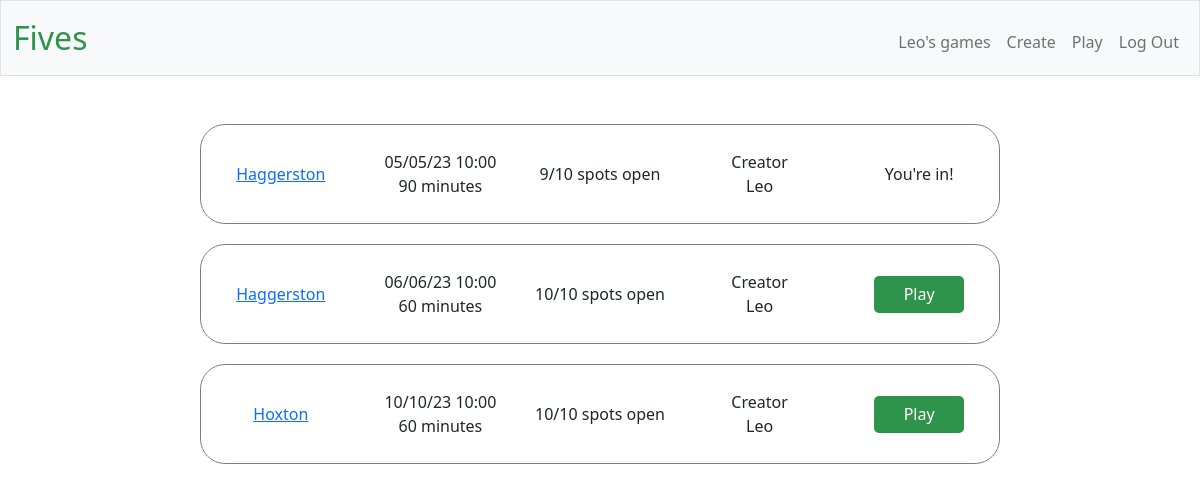
The app's page /play (signed in) with its own data.
### tables this page shows
CREATE TABLE games (id INTEGER PRIMARY KEY AUTOINCREMENT, location TEXT, 
datetime TEXT, length_in_mins INTEGER, number_of_players INTEGER, creator TEXT NOT NULL, open_spots INTEGER);

### main.py (the view, shortened to what this page needs)
@app.route("/play", methods=["GET", "POST"])
def play():
    if request.method=="GET":
        conn = sqlite3.connect('players.db')
        cursor = conn.cursor()
        games_user_playing_in = []
        data = cursor.execute("SELECT game_id FROM playing_in WHERE player_id = ?", (session["user_id"] ,))
        for d in data:
            games_user_playing_in.append(d[0])
        games = []
        data2 = cursor.execute("SELECT location, datetime, length_in_mins, number_of_players, creator, open_spots, id FROM games ORDER BY datetime")
        for d in data2:
            games.append(d)
        list_of_games_future = []
        for g in games:
            datetimegame = datetime.strptime(g[1], '%Y-%m-%d %H:%M:%S')
            now = datetime.now()
            if datetimegame > now:
                list_of_games_future.append(g[6])
        return render_template("play.html", games=games, list_of_games_future=list_of_games_future,games_user_playing_in=games_user_playing_in)

### main.py (called while the page is built)
@app.after_request
def after_request(response):
    response.headers["Cache-Control"] = "no-cache, no-store, must-revalidate"
    response.headers["Expires"] = 0
    response.headers["Pragma"] = "no-cache"
    return response

### templates/play.html (shortened to what this page needs)
{% extends "layout.html" %}
{% block main %}
    {% for g in games %}
        {% if g[6] in list_of_games_future %}
            <div class="row align-items-center" style="margin: 0 auto; max-width:800px;height:100px;border-radius:25px;border:1px solid grey; margin-bottom:20px;">
                <div class="col"><a href="/view_game/{{g[6]}}">{{g[0]}}</a></div>
                <div class="col">{{g[1][8:10]}}/{{g[1][5:7]}}/{{g[1][2:4]}} {{g[1][11:16]}}<br>{{g[2]}} minutes</div>
                <div class="col">{{g[5]}}/{{g[3]}} spots open</div>
                <div class="col">Creator<br>{{g[4]}}</div>
                <div class="col">
                    {% if g[6] in games_user_playing_in%}
                        You're in!
                    {% elif g[5]>0 %}
                        <form action="/play" method="post">
                            <button type="submit">Play</button>
                        </form>
                    {% else %}
                        Full
                    {% endif %}
                </div>
            </div>
        {% endif %}
    {% endfor %}
{% endblock %}

### static/styles.css (style rules this page uses)
body { text-align: center; }
button { background-color :#2e944b; border-color: #2e944b; color:white; border:none; border-radius:5px; height:37px; width: 90px; }

### records on screen
games: location "Haggerston", datetime "05", datetime "23", datetime "10:00", length_in_mins "90", open_spots "9", number_of_players "10", creator "Leo", shows "You're in!"
games: location "Haggerston", datetime "06", datetime "23", datetime "10:00", length_in_mins "60", open_spots "10", number_of_players "10", creator "Leo"
games: location "Hoxton", datetime "10", datetime "23", datetime "10:00", length_in_mins "60", open_spots "10", number_of_players "10", creator "Leo"

### other values on screen
{{ session["username"].capitalize() }} "Leo"
